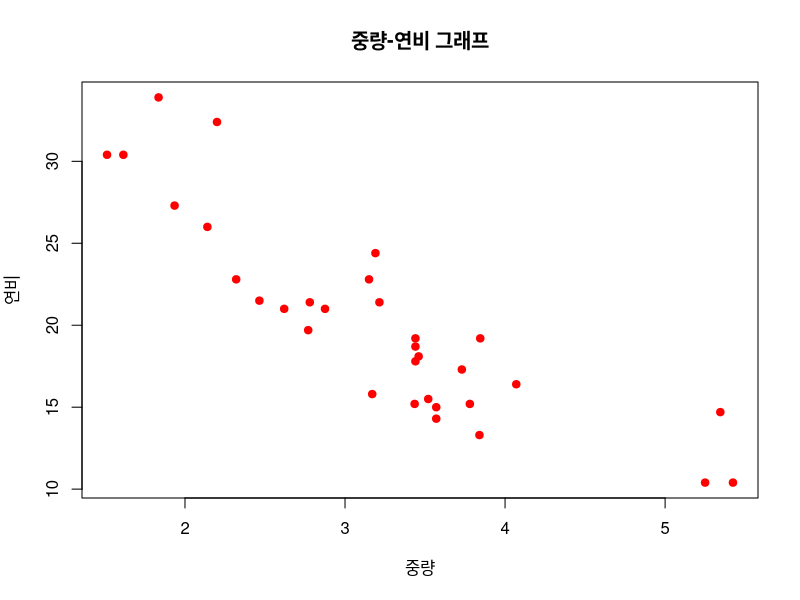
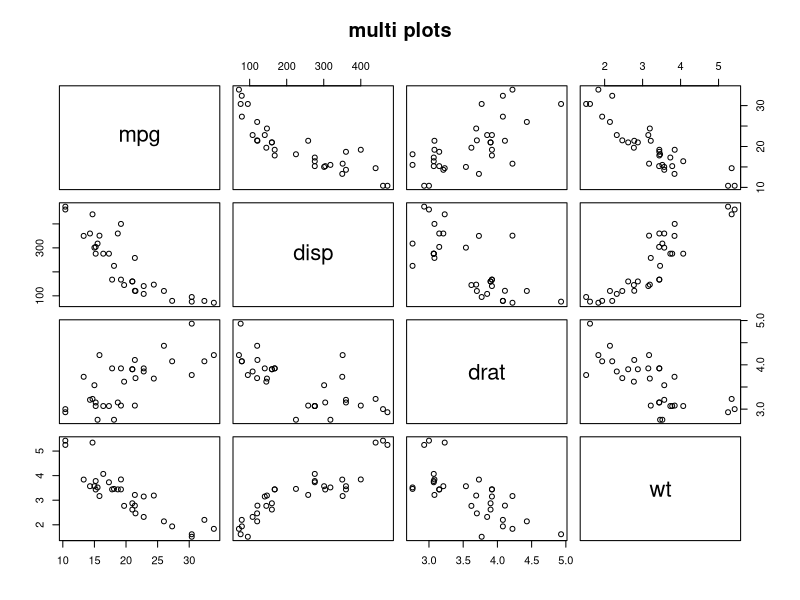
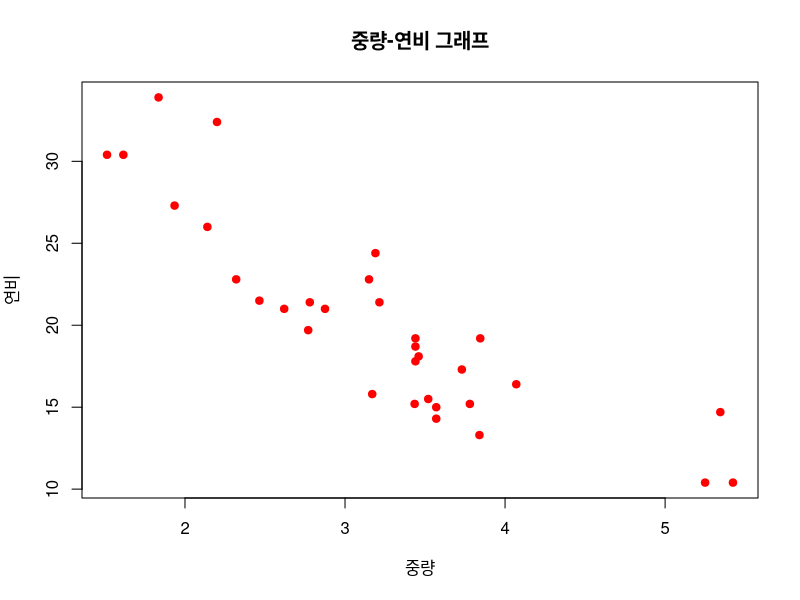
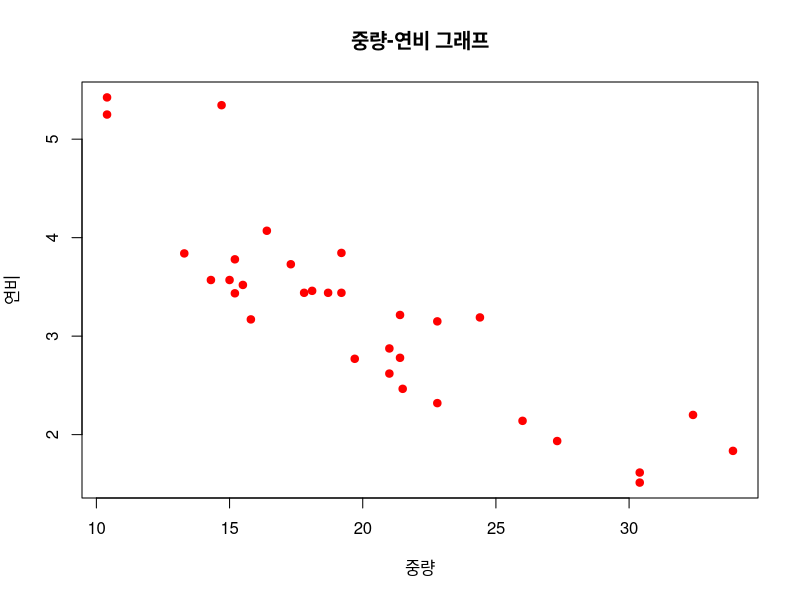
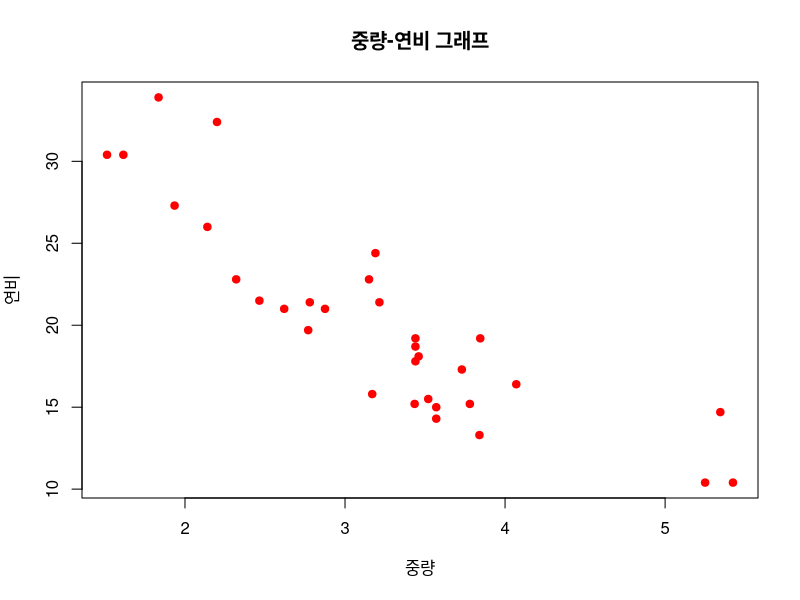
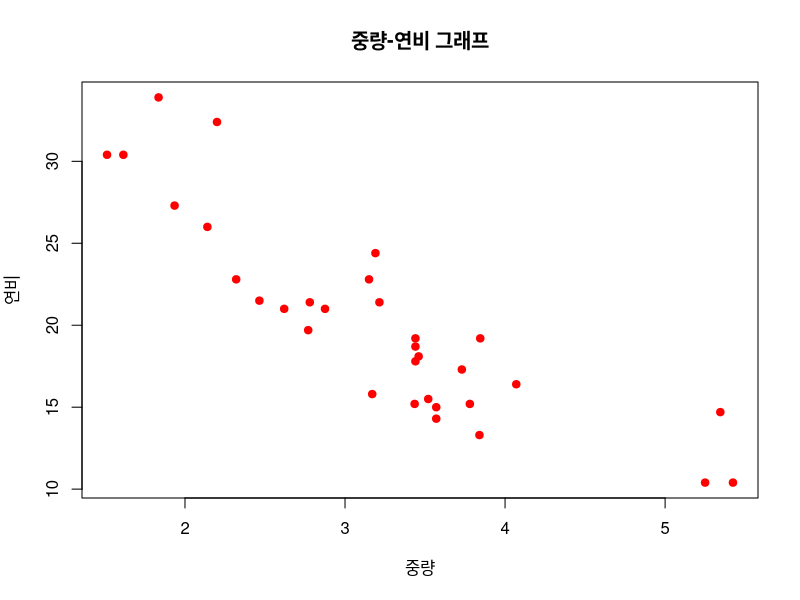
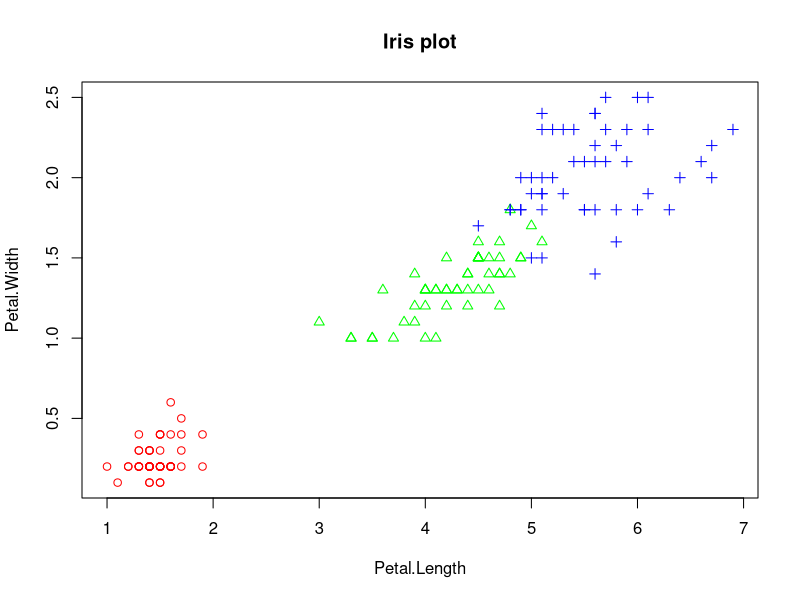
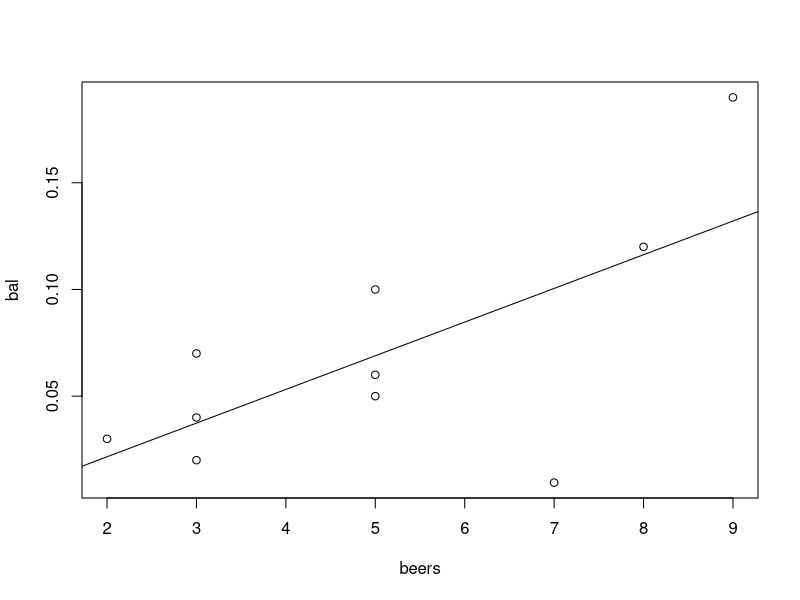

The R source for these figures, in order: (Note: this script raises an error after producing the figures.)
#6일차

#다중변수 자료탐색- 1.상관관계로 이해한다. 산점도 쓴다.
#두변수 사이의 산점도

#산점도 (scatter plot)-2변수로 구성된 자료의 분포를 알아보는 그래프
#                      관측값들의 분포를 통해 2변수 사이의 관계파악 
#                       matrix or data frame 을 사용한다.
#                       상관관계 파악


wt<-mtcars$wt
mpg<-mtcars$mpg

plot(wt,mpg,main = "중량-연비 그래프",
     xlab="중량", ylab="연비",
     col="red",pch=19)  #0~25 까지 쓸수있,음의 상관관계, 양의 상관관계

#여러변수들 간의 산점도 
vars<-c("mpg","disp","drat","wt")
target<-mtcars[,vars]
head(target)
pairs(target,main="multi plots") #다변량일때 산점도 그리는 방법


plot(wt,mpg,main = "중량-연비 그래프",
     xlab="중량", ylab="연비",
     col="red",pch=19)

plot(mtcars$wt~mtcars$mpg,    #직접지정
     main = "중량-연비 그래프",
     xlab="중량", ylab="연비",
     col="red",pch=19)

plot(mtcars[,c("wt","mpg")],  #요소지정
     main = "중량-연비 그래프",
     xlab="중량", ylab="연비",
     col="red",pch=19)

plot(mpg~wt,data=mtcars,   #물결로 
     main = "중량-연비 그래프",
     xlab="중량", ylab="연비",
     col="red",pch=19)



#그룹정보가 있는 두 변수의 산점도 #(범주형으로 그룹으로 묶어서 보는것)

iris.2<-iris[,3:4]
point<-as.numeric(iris$Species) #as.numeric 함수를 숫자형으로 바꿈
point
color<-c("red","green","blue")
plot(iris.2, main = "Iris plot", #iris.2 에 행렬이 들어가 있음
     pch=c(point),              #pch 점의 모양
     col=color[point])

#상관계수 값 -1<= r <= 1   r= 상관계수, 0.5보다 높거나, 낮을때 상관관계가 높다.
# 마이너스에 있을때, 음의 상관관계 (떨어지는 사선)
# 양수에 있을 때, 양의 상관관계 (올라가는 사선)




#상관분석
beers<-c(5,2,9,8,3,7,3,5,3,5)
bal<-c(0.1,0.03,0.19,0.12,0.04,0.0095,0.07,0.06,0.02,0.05)
tbl<-data.frame(beers,bal)
tbl

plot(bal~beers,data=tbl)  #1)산점도

res<-lm(bal~beers,data=tbl) #2)회귀식 :y= xw + b :y=종속변수, x=독립변수, w=weigth, b=bias 
res

abline(res) #3)회귀선 ,lm을 해야 나옴

cor(tbl[,1:2])  #4)상관 계수
cor(iris[,1:4]) #5)다변량으로 상관계수  -0.5 보다크면 0.5보다 크면 




#상관분석 순서
# 1.상관분석 대상 변수 선정
# 2.산점도 작성(관측값 분포 확인):plot()
# 3.회귀식 도출 :lm()
#    (회귀식 : 두변수의 선형관계를 가장 잘 나타낼수 있는 선의 식)
#    (y=xw + b)
# 4.회귀선을 산점도에 표시 :abline()
#    (회귀선:관측값들의 추세를 가장 잘 나타낼 수 있는 선)
# 5.상관계수 계산:cor()
# 6.상관분석 결과 해석 -가장 중요!!!


#다중변수 2.시계열 data 분석 -선그래프 
#(범주형 :막대, 파이, #연속형:히스토, 상자수염, #상관분석:산점도, #시계열 분석: 선그래프)


#시계열 data -선그래프 , x 축이 시간
month<-1:12
late<-c(5,8,7,9,4,6,12,13,8,6,6,4)

plot(month, late, main="지각생통계",  #lwd = 선의 두께 ,#lty= 선의 모양
     type="l",  lty=1,  lwd=1,        #month :행  late :열
     xlab="Month",  ylab="late cnt")
plot(month, late, main='지각생통계',
       type="b", lty=1, lwd=1,
       xlab="Month", ylab="late cnt")

plot(month, late, main='지각생통계',
       type="o", lty=1, lwd=1,
       xlab="Month", ylab="late cnt")

plot(month, late, main='지각생통계',
       type="s", lty=1, lwd=1,
       xlab="Month", ylab="late cnt")


#복수의 선 그래프
late1<-c(5,8,7,9,4,6,12,13,8,6,6,4,2)
late2<-c(4,6,5,8,7,8,9,10,11,6,5,7,3)

plot(month, late1, main='지각생통계',
       type="B", lty=1, col="red",
       xlab="Month", ylab="late cnt",
       ylim=c(1,15))
lines(month,late2,type = "b",lty=1,   #??
      col="blue")


#자료 탐색 실습-탐색적 데이터 분석

#0단계: 문제 정의
#1단계: 분석 대상 데이터셋 준비

#       BostonHousing 데이터셋(mlbench pac.)
install.packages("mlbench")
library(mlbench)
data("BostonHousing")
myds<-BostonHousing[,c("crim",
                        "rm",
                        "dis",
                        "tax",
                        "medv")] ;myds
#crim : 1인당 범죄율
# rm:주택 1가구당 방수
# dis:보스턴 5개 지역 센터 까지의 거리
# tax:재산세율
# medv:주택가격

class(BostonHousing)
dim(BostonHousing)
str(BostonHousing)
head(BostonHousing)
tail(BostonHousing)
myds<-BostonHousing[,c("crim",
                       "rm",
                       "dis",
                       "tax",
                       "medv")] ;myds



#2단계:파생변수 추가: grp 변수 추가(주책 가격 상중하)  값이 나옴
grp<-c()
for (i in 1:nrow(myds)) {
        if(myds$medv[i]>=25.0){
           grp[i]<-'H'
        }else if (myds$medv[i]<=17.0){
                grp[i]<-'L'
                
        }else {
                grp[i]<-'M'
        }
}



grp<-factor(grp)
grp<-factor(grp,levels=c("H","M","L"))
myds<-data.frame(myds,grp)
head(myds)


#3단계: 데이터셋 형태와 기본적인 내용 파악
str(myds)
head(myds)
table(myds$grp)

#4단계:히스토그램에 의한 관측값의 분포 확인, par=가상화면화면 분할
par(mfrow=c(2,3))
for(i in 1:5){
        hist(myds[,i],
             main=colnames(myds)[i],
             col = "yellow")
}
par(mfrow=c(1,1)) #가상화면 복귀


#5단계:상자그림에 의한 관측값의 분포 확인 ?? 어떻게 읽냐

par(mfrow=c(2,3))
for(i in 1:5) {
        boxplot(myds[,i],
             main=colnames(myds)[i])}

par(mfrow=c(1,1)) #가상화면 복귀

#6단계:그룹별 관측값 분포 확인 ?? 값 안나옴
boxplot(myds$crim~myds$grp,
        main="1인당 범죄율")
boxplot(myds$rm~myds$grp,
        main="방의 개수")

#7단계:다중 산점도를 통한 변수간 상관 관계 확인
pairs(myds[,-6])


#8단계:그룹 정보를 포함한 변수 간 상관 관계 확인

point<-as.interger(myds$grp)
color<-c("red","green","blue")
pairs(myds[,-6],pch=point,
      col=color[point])

#9단계:변수 간 상관 계수 확인
cor(myds[,-6])


#Data 이해:1.data set 에 대한 이해 
          # 2.문제 정의 검증
          # 3.문제 정의에 대한 1차 결과 파악